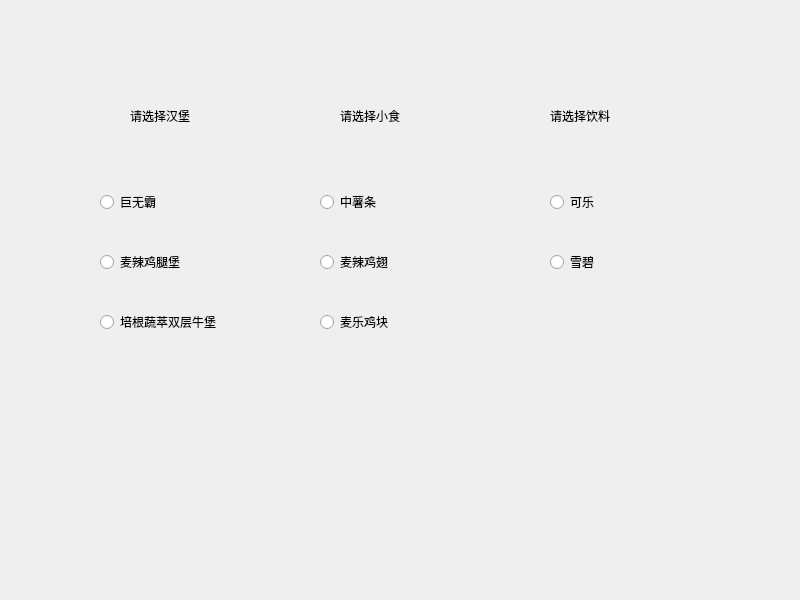
<?xml version="1.0" encoding="UTF-8"?>
<ui version="4.0">
 <class>Widget</class>
 <widget class="QWidget" name="Widget">
  <property name="geometry">
   <rect>
    <x>0</x>
    <y>0</y>
    <width>800</width>
    <height>600</height>
   </rect>
  </property>
  <property name="windowTitle">
   <string>Widget</string>
  </property>
  <widget class="QLabel" name="label">
   <property name="geometry">
    <rect>
     <x>130</x>
     <y>90</y>
     <width>131</width>
     <height>51</height>
    </rect>
   </property>
   <property name="text">
    <string>请选择汉堡</string>
   </property>
  </widget>
  <widget class="QLabel" name="label_2">
   <property name="geometry">
    <rect>
     <x>340</x>
     <y>90</y>
     <width>131</width>
     <height>51</height>
    </rect>
   </property>
   <property name="text">
    <string>请选择小食</string>
   </property>
  </widget>
  <widget class="QLabel" name="label_3">
   <property name="geometry">
    <rect>
     <x>550</x>
     <y>90</y>
     <width>131</width>
     <height>51</height>
    </rect>
   </property>
   <property name="text">
    <string>请选择饮料</string>
   </property>
  </widget>
  <widget class="QRadioButton" name="radioButton">
   <property name="geometry">
    <rect>
     <x>100</x>
     <y>190</y>
     <width>134</width>
     <height>24</height>
    </rect>
   </property>
   <property name="text">
    <string>巨无霸</string>
   </property>
  </widget>
  <widget class="QRadioButton" name="radioButton_2">
   <property name="geometry">
    <rect>
     <x>100</x>
     <y>250</y>
     <width>134</width>
     <height>24</height>
    </rect>
   </property>
   <property name="text">
    <string>麦辣鸡腿堡</string>
   </property>
  </widget>
  <widget class="QRadioButton" name="radioButton_3">
   <property name="geometry">
    <rect>
     <x>100</x>
     <y>310</y>
     <width>134</width>
     <height>24</height>
    </rect>
   </property>
   <property name="text">
    <string>培根蔬萃双层牛堡</string>
   </property>
  </widget>
  <widget class="QRadioButton" name="radioButton_4">
   <property name="geometry">
    <rect>
     <x>320</x>
     <y>190</y>
     <width>134</width>
     <height>24</height>
    </rect>
   </property>
   <property name="text">
    <string>中薯条</string>
   </property>
  </widget>
  <widget class="QRadioButton" name="radioButton_5">
   <property name="geometry">
    <rect>
     <x>320</x>
     <y>250</y>
     <width>134</width>
     <height>24</height>
    </rect>
   </property>
   <property name="text">
    <string>麦辣鸡翅</string>
   </property>
  </widget>
  <widget class="QRadioButton" name="radioButton_6">
   <property name="geometry">
    <rect>
     <x>320</x>
     <y>310</y>
     <width>134</width>
     <height>24</height>
    </rect>
   </property>
   <property name="text">
    <string>麦乐鸡块</string>
   </property>
  </widget>
  <widget class="QRadioButton" name="radioButton_7">
   <property name="geometry">
    <rect>
     <x>550</x>
     <y>190</y>
     <width>134</width>
     <height>24</height>
    </rect>
   </property>
   <property name="text">
    <string>可乐</string>
   </property>
  </widget>
  <widget class="QRadioButton" name="radioButton_8">
   <property name="geometry">
    <rect>
     <x>550</x>
     <y>250</y>
     <width>134</width>
     <height>24</height>
    </rect>
   </property>
   <property name="text">
    <string>雪碧</string>
   </property>
  </widget>
 </widget>
 <resources/>
 <connections/>
</ui>
